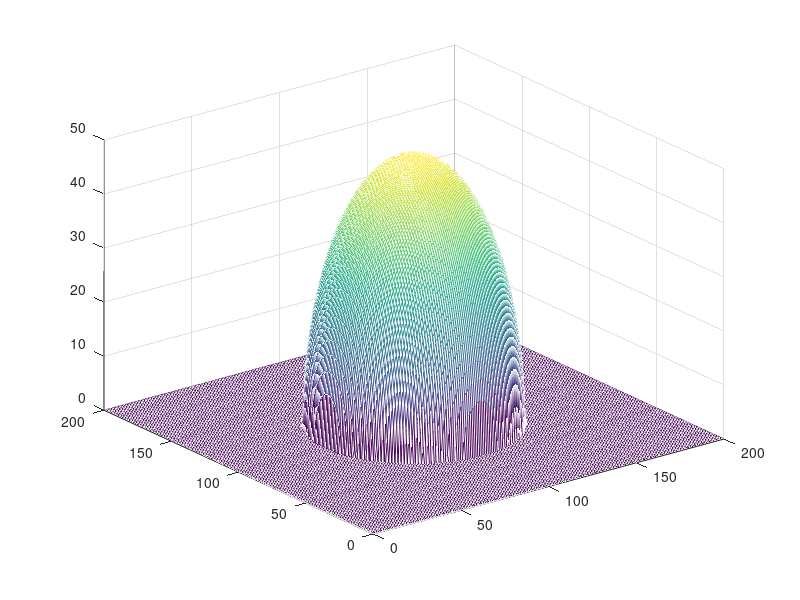
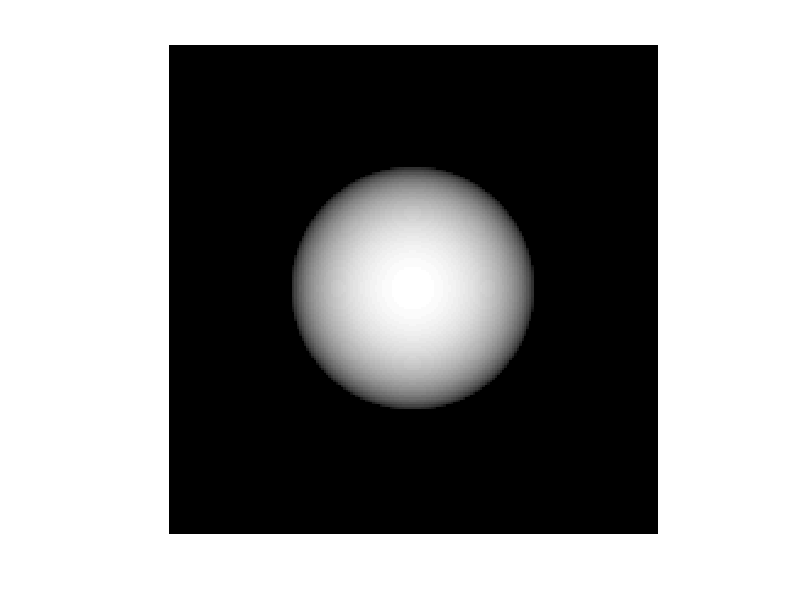

The MATLAB source for these figures, in order:
f = zeros(200);
for m=1:200
    for n=1:200
        if( sqrt((n-100)^2+(m-100)^2) < 50)  % R<50 
            f(m,n) = sqrt(50^2-((n-100)^2+(m-100)^2)); % reverse condition from R=50
        end      
    end
end
figure,mesh(f);
figure,imshow(f,[]);